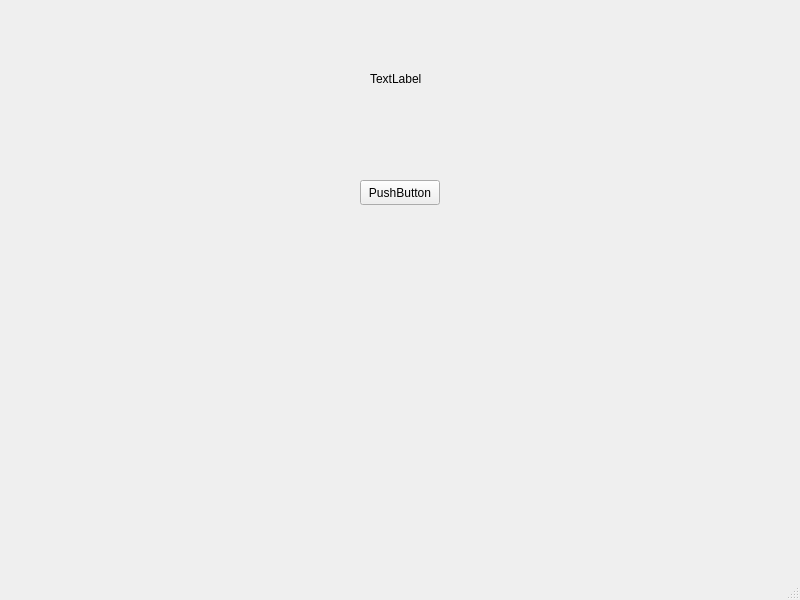
<?xml version="1.0" encoding="UTF-8"?>
<ui version="4.0">
 <class>cframe</class>
 <widget class="QMainWindow" name="cframe">
  <property name="geometry">
   <rect>
    <x>0</x>
    <y>0</y>
    <width>800</width>
    <height>600</height>
   </rect>
  </property>
  <property name="windowTitle">
   <string>cframe</string>
  </property>
  <widget class="QWidget" name="centralwidget">
   <widget class="QLabel" name="label">
    <property name="geometry">
     <rect>
      <x>370</x>
      <y>70</y>
      <width>54</width>
      <height>17</height>
     </rect>
    </property>
    <property name="text">
     <string>TextLabel</string>
    </property>
   </widget>
   <widget class="QPushButton" name="pushButton">
    <property name="geometry">
     <rect>
      <x>360</x>
      <y>180</y>
      <width>80</width>
      <height>25</height>
     </rect>
    </property>
    <property name="text">
     <string>PushButton</string>
    </property>
   </widget>
  </widget>
  <widget class="QMenuBar" name="menubar">
   <property name="geometry">
    <rect>
     <x>0</x>
     <y>0</y>
     <width>800</width>
     <height>22</height>
    </rect>
   </property>
  </widget>
  <widget class="QStatusBar" name="statusbar"/>
 </widget>
 <resources/>
 <connections/>
</ui>
